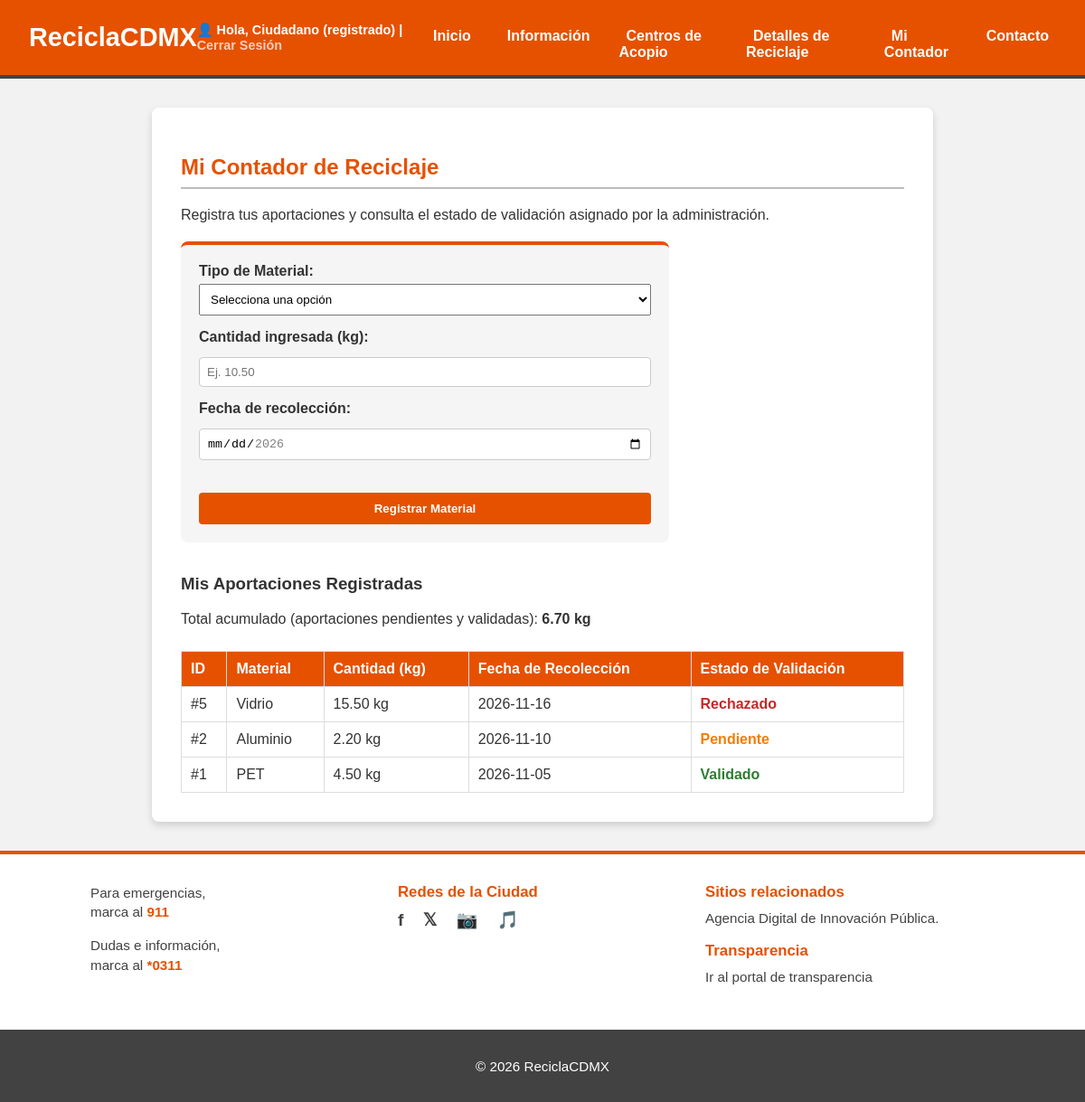
Screenshot of /contador.php (signed in) with the database file from the repository.
### tables this page shows
CREATE TABLE `aportaciones` (
  `id_aportacion` int(11) NOT NULL,
  `id_usuario` int(11) NOT NULL,
  `tipo_material` varchar(50) NOT NULL,
  `cantidad_kg` decimal(10,2) NOT NULL,
  `fecha_recoleccion` date NOT NULL,
  `estado` enum('Pendiente','Validado','Rechazado') NOT NULL DEFAULT 'Pendiente',
  `fecha_registro` datetime DEFAULT current_timestamp()
);

### contador.php (the view, shortened to what this page needs)
<?php
    require_once 'includes/auth.php';
    $idUsuarioActual = (int) $_SESSION['id_usuario'];
    $fechaActual = date("Y-m-d");
    $misAportaciones = [];
    $totalKgUsuario = 0.0;
    $stmtSelect = mysqli_prepare(
        $conexion,
        "SELECT id_aportacion, tipo_material, cantidad_kg, fecha_recoleccion, estado, fecha_registro
         FROM aportaciones
         WHERE id_usuario = ?
         ORDER BY fecha_recoleccion DESC, id_aportacion DESC"
    );
    mysqli_stmt_bind_param($stmtSelect, "i", $idUsuarioActual);
    mysqli_stmt_execute($stmtSelect);
    $resultadoAportaciones = mysqli_stmt_get_result($stmtSelect);
    while ($fila = mysqli_fetch_assoc($resultadoAportaciones)) {
        $misAportaciones[] = $fila;
        if ($fila['estado'] !== 'Rechazado') {
            $totalKgUsuario += (float) $fila['cantidad_kg'];
        }
    }
    include 'includes/header.php';
?>
    <main>
        <section>
            <h2>Mi Contador de Reciclaje</h2>
            <p>Registra tus aportaciones y consulta el estado de validación asignado por la administración.</p>
            <form action="contador.php" method="POST" style="margin: 20px 0; padding: 20px; background-color: #f5f5f5; border-radius: 8px; max-width: 500px; border-top: 4px solid #E65100;">
                <div style="margin-bottom: 15px;">
                    <label for="material" style="font-weight: bold; display: block; margin-bottom: 5px;">Tipo de Material:</label>
                    <select id="material" name="material" style="width: 100%; padding: 8px; box-sizing: border-box;">
                        <option value="">Selecciona una opción</option>
                    </select>
                </div>
                <div style="margin-bottom: 15px;">
                    <label for="cantidad" style="font-weight: bold; display: block; margin-bottom: 5px;">Cantidad ingresada (kg):</label>
                    <input type="number" id="cantidad" name="cantidad" step="0.01" min="0.01" placeholder="Ej. 10.50" style="width: 100%; padding: 8px; box-sizing: border-box;">
                </div>
                <div style="margin-bottom: 20px;">
                    <label for="fecha" style="font-weight: bold; display: block; margin-bottom: 5px;">Fecha de recolección:</label>
                    <input type="date" id="fecha" name="fecha" min="2026-01-01" max="<?php echo $fechaActual; ?>" style="width: 100%; padding: 8px; box-sizing: border-box;">
                </div>
                <button type="submit" style="padding: 10px 20px; background-color: #E65100; color: white; border: none; border-radius: 4px; cursor: pointer; width: 100%; font-weight: bold;">Registrar Material</button>
            </form>
        </section>
        <section style="margin-top: 35px;">
            <h3>Mis Aportaciones Registradas</h3>
            <p>Total acumulado (aportaciones pendientes y validadas): <strong><?php echo number_format($totalKgUsuario, 2); ?> kg</strong></p>
            <?php if (count($misAportaciones) === 0) { ?>
                <p style="padding: 15px; background-color: #fff3e0; border-left: 4px solid #E65100;">Aún no tienes aportaciones registradas en tu cuenta.</p>
            <?php } else { ?>
                <div style="overflow-x: auto;">
                    <table style="width: 100%; border-collapse: collapse; margin-top: 10px; background-color: white;">
                        <thead>
                            <tr style="background-color: #E65100; color: white; text-align: left;">
                                <th style="padding: 10px; border: 1px solid #ddd;">ID</th>
                                <th style="padding: 10px; border: 1px solid #ddd;">Material</th>
                                <th style="padding: 10px; border: 1px solid #ddd;">Cantidad (kg)</th>
                                <th style="padding: 10px; border: 1px solid #ddd;">Fecha de Recolección</th>
                                <th style="padding: 10px; border: 1px solid #ddd;">Estado de Validación</th>
                            </tr>
                        </thead>
                        <tbody>
                            <?php foreach ($misAportaciones as $item) {
                                $colorEstado = "#f57c00";
                                if ($item['estado'] === "Validado") {
                                    $colorEstado = "#2e7d32";
                                } elseif ($item['estado'] === "Rechazado") {
                                    $colorEstado = "#c62828";
                                }
                            ?>
                                <tr>
                                    <td style="padding: 10px; border: 1px solid #ddd;">#<?php echo (int) $item['id_aportacion']; ?></td>
                                    <td style="padding: 10px; border: 1px solid #ddd;"><?php echo htmlspecialchars($item['tipo_material']); ?></td>
                                    <td style="padding: 10px; border: 1px solid #ddd;"><?php echo number_format((float)$item['cantidad_kg'], 2); ?> kg</td>
                                    <td style="padding: 10px; border: 1px solid #ddd;"><?php echo htmlspecialchars($item['fecha_recoleccion']); ?></td>
                                    <td style="padding: 10px; border: 1px solid #ddd; font-weight: bold; color: <?php echo $colorEstado; ?>;">
                                        <?php echo htmlspecialchars($item['estado']); ?>
                                    </td>
                                </tr>
                            <?php } ?>
                        </tbody>
                    </table>
                </div>
            <?php } ?>
        </section>
    </main>
<?php
    include 'includes/footer.php';
?>

### css/style.css (style rules this page uses)
body { font-family: Arial, Helvetica, sans-serif; margin: 0; padding: 0; background-color: #f2f2f2; color: #333; display: flex; flex-direction: column; min-height: 100vh; }
main { flex: 1; max-width: 800px; margin: 2rem auto; padding: 2rem; background-color: white; border-radius: 8px; box-shadow: 0 4px 8px rgba(0, 0, 0, 0.15); width: 90%; }
h2 { color: #E65100; border-bottom: 2px solid #bdbdbd; padding-bottom: 0.5rem; }
form input, form textarea { width: 100%; padding: 0.5rem; margin-top: 0.5rem; border: 1px solid #ccc; border-radius: 4px; box-sizing: border-box; }
button { background-color: #E65100; color: white; border: none; padding: 0.7rem 1.5rem; margin-top: 1rem; cursor: pointer; border-radius: 4px; font-weight: bold; transition: background-color 0.3s; }

### rows the page displays
aportaciones: id_aportacion "5", tipo_material "Vidrio", cantidad_kg "15.50", fecha_recoleccion "2026-11-16", estado "Rechazado"
aportaciones: id_aportacion "2", tipo_material "Aluminio", cantidad_kg "2.20", fecha_recoleccion "2026-11-10", estado "Pendiente"
aportaciones: id_aportacion "1", tipo_material "PET", cantidad_kg "4.50", fecha_recoleccion "2026-11-05", estado "Validado"

### other values shown
$_SESSION['nombre'] "Ciudadano"
$_SESSION['rol'] "registrado"
$totalKgUsuario "6.70"
